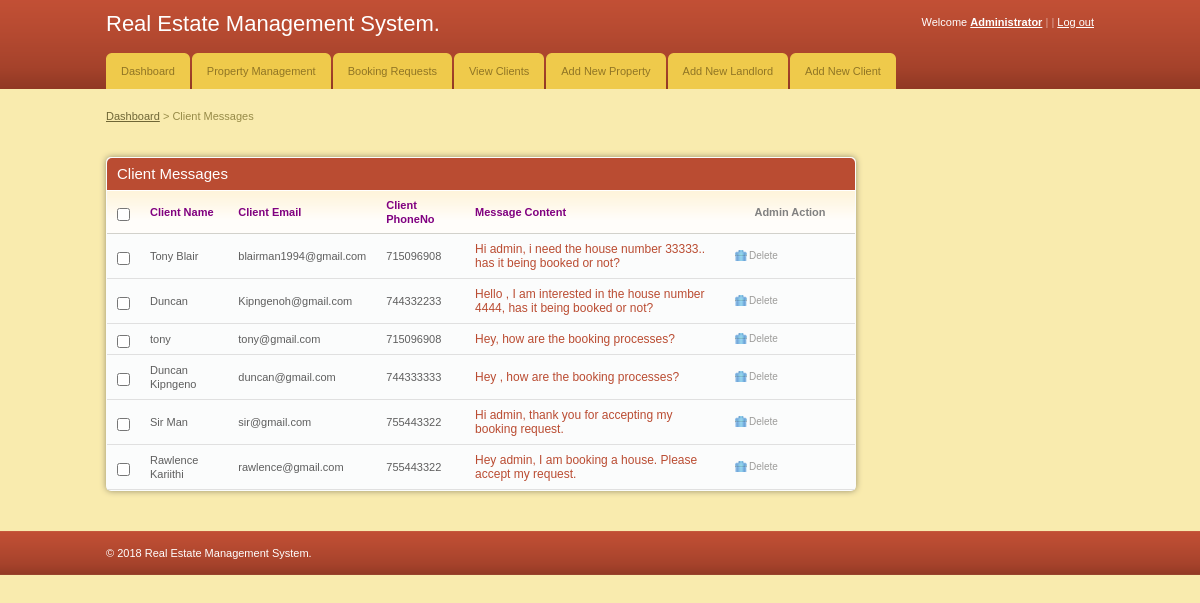
The app's page /admin/index.php with its own data.
### tables this page shows
CREATE TABLE `message` (
  `msg_id` int(11) NOT NULL,
  `message` varchar(255) NOT NULL,
  `status` varchar(255) NOT NULL,
  `time` datetime NOT NULL DEFAULT CURRENT_TIMESTAMP,
  `name` varchar(200) NOT NULL,
  `email` varchar(200) NOT NULL,
  `phone` int(12) NOT NULL
);

### admin/index.php (the view, shortened to what this page needs)
<!DOCTYPE html PUBLIC "-//W3C//DTD XHTML 1.0 Transitional//EN" "http://www.w3.org/TR/xhtml1/DTD/xhtml1-transitional.dtd">
<html xmlns="http://www.w3.org/1999/xhtml">
<head>
	<link rel="stylesheet" href="css/style.css" type="text/css" media="all" />
</head>
<body>
<div id="header">
	<div class="shell">
		<?php
			include 'menu.php';
		?>
		</div>
	</div>
<div id="container">
	<div class="shell">
		<div class="small-nav">
			<a href="index.php">Dashboard</a>
			<span>&gt;</span>
			Client Messages
		</div>
		<br />
		<div id="main">
			<div id="content">
				<div class="box">
					<div class="box-head">
						<h2 class="left">Client Messages</h2>
					</div>
					<div class="table">
						<table width="100%" border="0" cellspacing="0" cellpadding="0">
							<tr>
								<th width="13"><input type="checkbox" class="checkbox" /></th>
								<th><font color="purple">Client Name</font></th>
								<th><font color="purple">Client Email</font></th>
								<th><font color="purple">Client PhoneNo</font></th>
								<th><font color="purple">Message Content</font></th>
								<th width="110" class="ac">Admin Action</font></th>
							</tr>
							<?php
								include '../includes/config.php';
								$select = "SELECT * FROM message";
								$result = $conn->query($select);
								while($row = $result->fetch_assoc()){
							?>
							<tr>
								<td><input type="checkbox" class="checkbox" /></td>
								<td><?php echo $row['name'] ?></td>
								<td><?php echo $row['email'] ?></td>
								<td><?php echo $row['phone'] ?></td>
								<td><h3><a href="#"><?php echo $row['message'] ?></a></h3></td>
								<td><a href="javascript:sureToApprove(<?php echo $row['msg_id'];?>)" class="ico del">Delete</a></td>
							</tr>
							<?php
								}
							?>
						</table>
					</div>
				</div>
			</div>
				</div>
			</div>
		</div>
<div id="footer">
	<div class="shell">
		<span class="left">&copy; <?php echo date("Y");?> Real Estate Management System.</span>
	</div>
</div>
</body>
</html>

### admin/css/style.css (style rules this page uses)
* { padding:0; margin:0; outline:0; }
body { background:#f9ebae; font-family: Verdana, sans-serif; font-size:11px; line-height:14px; color:#5e5e5e; }
input, textarea, select { font-family: Verdana, sans-serif; font-size:13px; }
.checkbox { width:13px; height:13px; vertical-align:top; position:relative; top:2px; }
a { color:#ba4c32; text-decoration: underline; cursor:pointer; }
.left, .alignleft { float:left; display:inline; }
.ac { text-align: center !important; }
h2 { font-size:15px; font-weight: normal; }
h3 { font-size:12px; line-height:14px; font-weight: normal; }
h3 a { text-decoration: none; }
.shell { width:988px; margin:0 auto; }
#header { height:89px; background:url(images/header.gif); white-space:nowrap; }
#container { padding:20px 0; }
.small-nav { color:#978b48; padding-bottom:20px; }
.small-nav a { color:#6f6636; }
#content { float:left; width:750px; }
.table th { background:#fffdfa url(images/th.gif) repeat-x 0 0; color:#818181; text-align: left; padding:7px 10px; border-bottom:solid 1px #d2d1cb; }
.table td { background:#fbfcfc; border-bottom:solid 1px #e0e0e0; padding:8px 10px; }
.box { background:#fbfcfc; height:100%; padding:1px; margin-bottom:20px; }
.box-head { background:#ba4c32; height:32px; color:#fff; padding: 0 10px; line-height:32px; white-space:nowrap; border-bottom:solid 1px #fff; }
a.ico { color:#9d9c9a; font-size:10px; text-decoration: none; padding:0 0 0 14px; background-repeat:no-repeat; background-position:0 0; }
a.del { background-image:url(images/del.gif) }
#footer { height:44px; background:url(images/footer.gif); line-height:44px; color:#fff; }
.box { -moz-border-radius:5px; -webkit-border-radius:5px; -moz-box-shadow: 0 0 6px #978f6c; -webkit-box-shadow: 0 0 6px #978f6c; }
.box-head { -moz-border-radius-topleft:5px; -moz-border-radius-topright:5px; -webkit-border-top-left-radius:5px; -webkit-border-top-right-radius:5px; }

### records on screen
message: name "Tony Blair", email "blairman1994@gmail.com", phone "715096908", message "Hi admin, i need the house number 33333.. has it being booked or not?"
message: name "Duncan", email "Kipngenoh@gmail.com", phone "744332233", message "Hello , I am interested in the house number 4444, has it being booked or not?"
message: name "tony", email "tony@gmail.com", phone "715096908", message "Hey, how are the booking processes?"
message: name "Duncan Kipngeno", email "duncan@gmail.com", phone "744333333", message "Hey , how are the booking processes?"
message: name "Sir Man", email "sir@gmail.com", phone "755443322", message "Hi admin, thank you for accepting my booking request."
message: name "Rawlence Kariithi", email "rawlence@gmail.com", phone "755443322", message "Hey admin, I am booking a house. Please accept my request."
